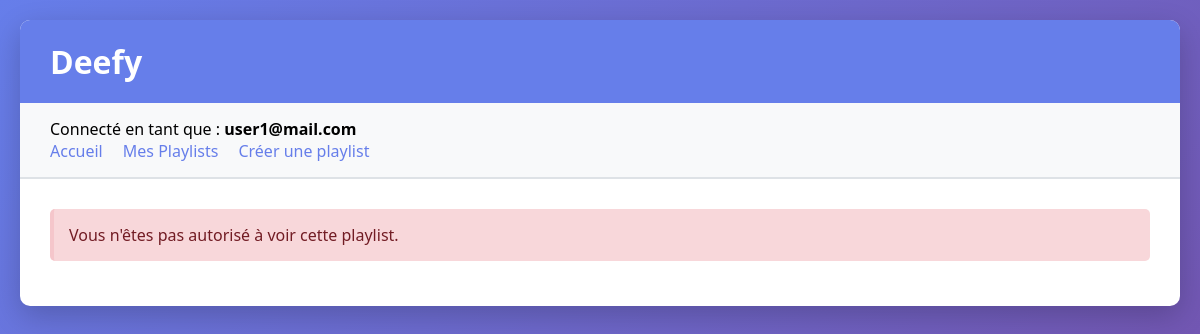
The app's page /index.php?action=display-playlist&id=1 (signed in), older data.
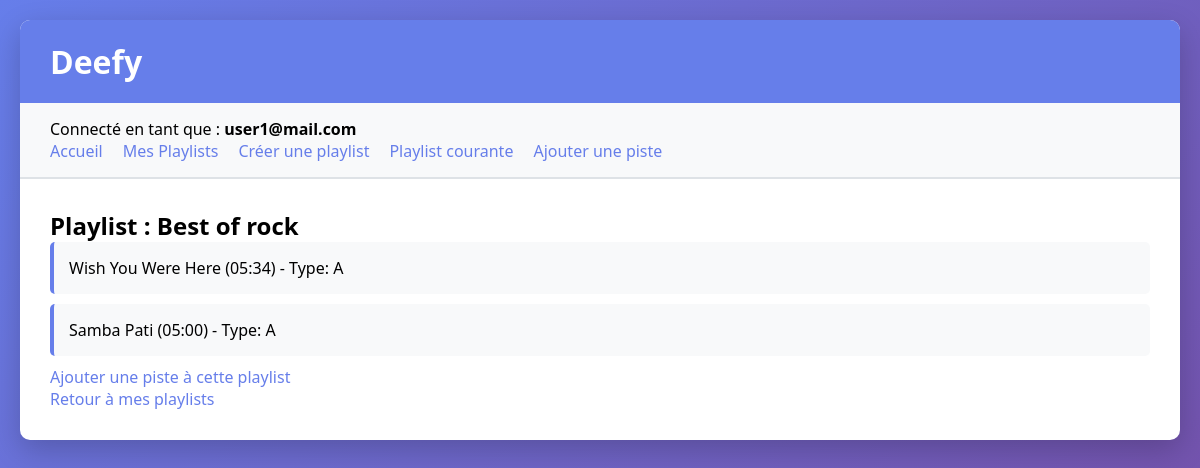
The same page, newer data.
### tables this page shows
CREATE TABLE `playlist` (
                            `id` int(11) NOT NULL AUTO_INCREMENT,
                            `nom` varchar(100) NOT NULL,
                            `user_id` int(11) NOT NULL,
                            PRIMARY KEY (`id`),
                            KEY `user_id` (`user_id`),
                            CONSTRAINT `playlist_ibfk_user` FOREIGN KEY (`user_id`) REFERENCES `User` (`id`) ON DELETE CASCADE
);

CREATE TABLE `track` (
                         `id` int(11) NOT NULL AUTO_INCREMENT,
                         `titre` varchar(100) NOT NULL,
                         `genre` varchar(30) DEFAULT NULL,
                         `duree` int(3) DEFAULT NULL,
                         `filename` varchar(255) DEFAULT NULL,
                         `type` varchar(30) DEFAULT NULL,
                         `artiste_album` varchar(30) DEFAULT NULL,
                         `titre_album` varchar(30) DEFAULT NULL,
                         `annee_album` int(4) DEFAULT NULL,
                         `numero_album` int(11) DEFAULT NULL,
                         `auteur_podcast` varchar(100) DEFAULT NULL,
                         `date_posdcast` date DEFAULT NULL,
                         PRIMARY KEY (`id`)
);

### src/Repository/DeefyRepository.php (called while the page is built, shortened)
<?php
class DeefyRepository
{
    private PDO $pdo;
    private static ?DeefyRepository $instance = null;
    private static array $config = [];
    private function __construct(array $conf) {
        $this->pdo = new PDO($conf['dsn'], $conf['user'], $conf['pass'],
            [PDO::ATTR_ERRMODE => PDO::ERRMODE_EXCEPTION]);
    }
    public static function getInstance(){
        if (is_null(self::$instance)) {
            self::$instance = new DeefyRepository(self::$config);
        }
        return self::$instance;
    }
    public static function setConfig(string $file) {
        $conf = parse_ini_file($file);
        self::$config = [
            'dsn'=> $conf['driver'].':host='.$conf['host'].';dbname='.$conf['database'],
            'user'=> $conf['username'],
            'pass'=> $conf['password']
        ];
    }
    public function getPlaylistWithTracks(int $playlistId): array {
        try {
            $stmt = $this->pdo->prepare("SELECT id, nom, user_id FROM playlist WHERE id = ?");
            $stmt->execute([$playlistId]);
            $playlist = $stmt->fetch(PDO::FETCH_ASSOC);
            $stmt = $this->pdo->prepare("
            SELECT t.*
            FROM track t
            INNER JOIN playlist2track pt ON t.id = pt.id_track
            WHERE pt.id_pl = ?
            ORDER BY pt.no_piste_dans_liste
        ");
            $stmt->execute([$playlistId]);
            $tracks = $stmt->fetchAll(PDO::FETCH_ASSOC);
            return [
                'id' => $playlist['id'],
                'nom' => $playlist['nom'],
                'user_id' => $playlist['user_id'],
                'tracks' => $tracks
            ];
        } catch (Exception $e) {
            throw new Exception("Erreur lors de la récupération de la playlist: " . $e->getMessage());
        }
    }
}

### index.php (called while the page is built, shortened)
<?php
$dispatcher = new Dispatcher();
$dispatcher->run();

### src/Action/Action.php (called while the page is built, shortened)
<?php
abstract class Action {
    public function __construct(){
        $this->execute();
    }
}

### src/Action/DisplayPlaylistAction.php (the view, shortened to what the changed rows need)
<?php
class DisplayPlaylistAction extends Action
{
    public function execute(): string
    {
        $playlistId = filter_input(INPUT_GET, 'id', FILTER_VALIDATE_INT);
        $repo = DeefyRepository::getInstance();
        try {
            $playlistData = $repo->getPlaylistWithTracks($playlistId);
            if ($playlistData['user_id'] !== $_SESSION['user']['id']) {
                return '<p class="error">Vous n\'êtes pas autorisé à voir cette playlist.</p>';
            }
            $nom = htmlspecialchars($playlistData['nom']);
            $tracks = $playlistData['tracks'];
            $html = "<h2>Playlist : $nom</h2>";
            if (empty($tracks)) {
                $html .= '<p>Cette playlist est vide.</p>';
            } else {
                $html .= '<ul class="track-list">';
                foreach ($tracks as $track) {
                    $titre = htmlspecialchars($track['titre']);
                    $duree = gmdate("i:s", $track['duree']);
                    $type = htmlspecialchars($track['type']);
                    $html .= "<li>$titre ($duree) - Type: $type</li>";
                }
                $html .= '</ul>';
            }
            $html .= '<p><a href="index.php?action=add-track">Ajouter une piste à cette playlist</a></p>';
            $html .= '<p><a href="index.php?action=my-playlists">Retour à mes playlists</a></p>';
            return $html;
        } catch (\Exception $e) {
            return '<p class="error">Erreur : ' . htmlspecialchars($e->getMessage()) . '</p>';
        }
    }
}

### src/Dispatch/Dispatcher.php (shortened to what the changed rows need)
<?php
class Dispatcher
{
    private string $action;
    public function __construct()
    {
        $this->action = $_GET['action'] ?? 'default';
    }
    public function run(): void
    {
        $html = match($this->action) {
            'add-playlist' => (new \IUT\Deefy\Action\AddPlaylistAction())->execute(),
            'add-track' => (new \IUT\Deefy\Action\AddPodcastTrackAction())->execute(),
            'signin' => (new \IUT\Deefy\Action\SigninAction())->execute(),
            'add-user' => (new \IUT\Deefy\Action\AddUserAction())->execute(),
            'my-playlists' => (new \IUT\Deefy\Action\DisplayPlaylistsAction())->execute(),
            'display-playlist' => (new \IUT\Deefy\Action\DisplayPlaylistAction())->execute(),
            default => (new \IUT\Deefy\Action\DefaultAction())->execute(),
        };
        $this->renderPage($html);
    }
    private function renderPage(string $html): void
    {
        $isAuthenticated = isset($_SESSION['user']);
        $userEmail = $isAuthenticated ? htmlspecialchars($_SESSION['user']['email']) : '';
        $nav = '<nav class="main-nav">';
        if ($isAuthenticated) {
            $nav .= '<p>Connecté en tant que : <strong>' . $userEmail . '</strong></p>';
            $nav .= '<ul>';
            $nav .= '<li><a href="index.php">Accueil</a></li>';
            $nav .= '<li><a href="index.php?action=my-playlists">Mes Playlists</a></li>';
            $nav .= '<li><a href="index.php?action=add-playlist">Créer une playlist</a></li>';
            if (isset($_SESSION['current_playlist_id'])) {
                $nav .= '<li><a href="index.php?action=display-playlist">Playlist courante</a></li>';
                $nav .= '<li><a href="index.php?action=add-track">Ajouter une piste</a></li>';
            }
            $nav .= '</ul>';
        } else {
            $nav .= '<ul>';
            $nav .= '<li><a href="index.php">Accueil</a></li>';
            $nav .= '<li><a href="index.php?action=signin">Connexion</a></li>';
            $nav .= '<li><a href="index.php?action=add-user">Inscription</a></li>';
            $nav .= '</ul>';
        }
        $nav .= '</nav>';
        echo <<<HTML
    <!DOCTYPE html>
    <html lang="fr">
    <head>
    </head>
    <body>
        <div class="container">
            <header>
                <h1>Deefy</h1>
            </header>
            $nav
            <main>
                $html
            </main>
        </div>
    </body>
    </html>
    HTML;
    }
}

Row changes from the older to the newer data that the page shows:
now on this page (row edited): playlist: nom "Best of rock"
changed playlist: user_id empty → 1 (drawn)
now on this page (row unchanged): track: titre "Wish You Were Here", duree "05:34", type "A"
now on this page (row unchanged): track: titre "Samba Pati", duree "05:00", type "A"
Text that changed along with them:
text no longer shown: "Vous n ' êtes pas autorisé à voir cette playlist."
text now shown: "Playlist courante Ajouter une piste Playlist : Ajouter une piste à cette playlist Retour à mes playlists"
